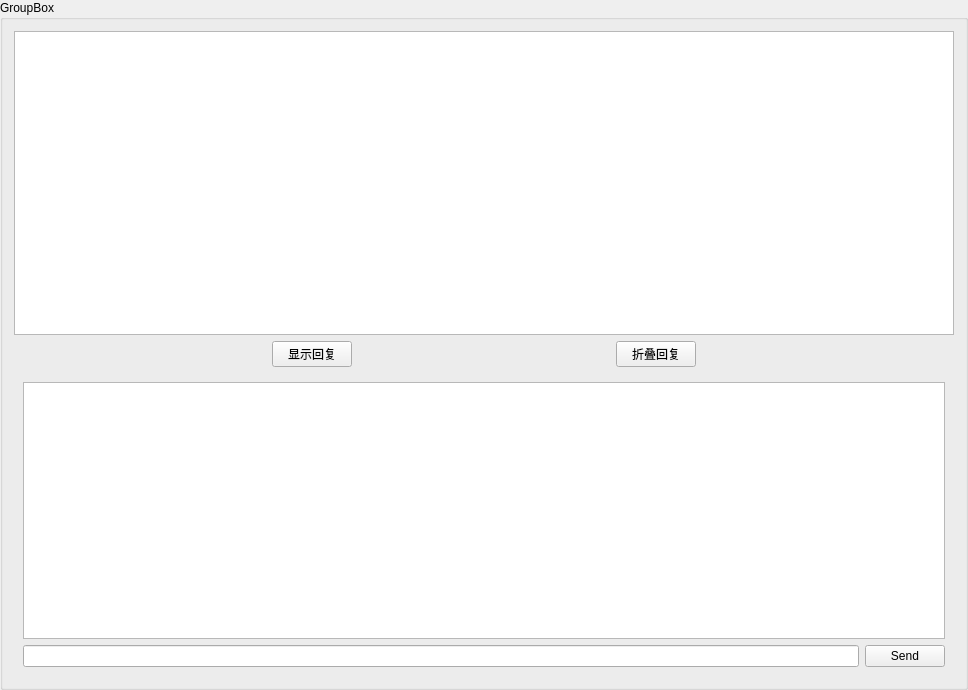
<?xml version="1.0" encoding="UTF-8"?>
<ui version="4.0">
 <class>Comment</class>
 <widget class="QGroupBox" name="Comment">
  <property name="geometry">
   <rect>
    <x>0</x>
    <y>0</y>
    <width>968</width>
    <height>690</height>
   </rect>
  </property>
  <property name="windowTitle">
   <string>GroupBox</string>
  </property>
  <property name="title">
   <string>GroupBox</string>
  </property>
  <layout class="QVBoxLayout" name="verticalLayout_2" stretch="4,1,4">
   <item>
    <widget class="QTextBrowser" name="comTextBrowser"/>
   </item>
   <item>
    <layout class="QHBoxLayout" name="horizontalLayout">
     <item>
      <spacer name="horizontalSpacer">
       <property name="orientation">
        <enum>Qt::Horizontal</enum>
       </property>
       <property name="sizeHint" stdset="0">
        <size>
         <width>40</width>
         <height>20</height>
        </size>
       </property>
      </spacer>
     </item>
     <item>
      <widget class="QPushButton" name="showPushButton">
       <property name="font">
        <font>
         <family>FZSongS-Extended</family>
        </font>
       </property>
       <property name="text">
        <string>显示回复</string>
       </property>
      </widget>
     </item>
     <item>
      <spacer name="horizontalSpacer_3">
       <property name="orientation">
        <enum>Qt::Horizontal</enum>
       </property>
       <property name="sizeHint" stdset="0">
        <size>
         <width>40</width>
         <height>20</height>
        </size>
       </property>
      </spacer>
     </item>
     <item>
      <widget class="QPushButton" name="foldPushButton">
       <property name="font">
        <font>
         <family>FZSongS-Extended</family>
        </font>
       </property>
       <property name="text">
        <string>折叠回复</string>
       </property>
      </widget>
     </item>
     <item>
      <spacer name="horizontalSpacer_2">
       <property name="orientation">
        <enum>Qt::Horizontal</enum>
       </property>
       <property name="sizeHint" stdset="0">
        <size>
         <width>40</width>
         <height>20</height>
        </size>
       </property>
      </spacer>
     </item>
    </layout>
   </item>
   <item>
    <widget class="QWidget" name="widget" native="true">
     <layout class="QVBoxLayout" name="verticalLayout">
      <item>
       <widget class="QTextBrowser" name="repTextBrowser"/>
      </item>
      <item>
       <layout class="QHBoxLayout" name="horizontalLayout_2">
        <item>
         <widget class="QLineEdit" name="lineEdit"/>
        </item>
        <item>
         <widget class="QPushButton" name="sendPushButton">
          <property name="text">
           <string>Send</string>
          </property>
         </widget>
        </item>
       </layout>
      </item>
     </layout>
    </widget>
   </item>
  </layout>
 </widget>
 <resources/>
 <connections/>
</ui>
